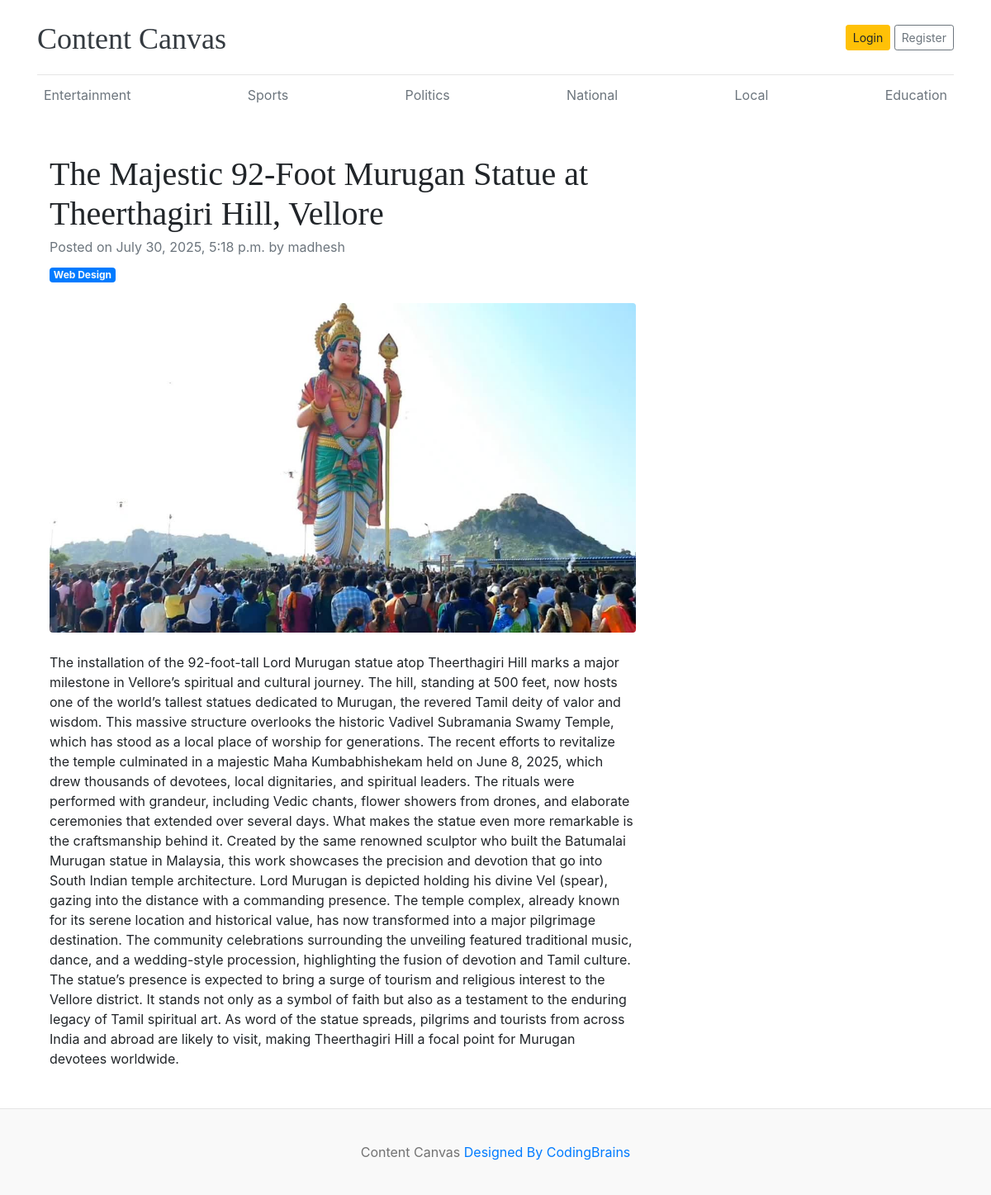
The page /the-majestic-92-foot-murugan-statue-at-theerthagiri-hill-vellore/ on the database its author committed.
### blog/models.py (models this page shows, shortened)
class Category(models.Model):
    cname=models.CharField(max_length=50)
    created_at=models.DateTimeField(auto_now_add=True)
    updated_at=models.DateTimeField(auto_now=True)

class Blog(models.Model):
    title=models.CharField(max_length=3000)
    slug=models.SlugField(max_length=3000)
    image=models.ImageField(upload_to='media/images/%y/%m/%d')
    short_description=models.CharField(max_length=2000)
    blog_body=models.CharField(max_length=30000)
    category=models.ForeignKey(Category,on_delete=models.CASCADE)
    author=models.ForeignKey(User,on_delete=models.CASCADE)
    trending=models.BooleanField(default=False)
    status=models.CharField(choices=Status_choices,default='Draft')
    created_at=models.DateTimeField(auto_now_add=True)
    updated_at=models.DateTimeField(auto_now=True)

### contentcanvas/views.py (the view)
# urls.py: path('<slug:slug>/',views.single_blog,name='single_blog')
def single_blog(request,slug):
    categories=Category.objects.all()
    blog=get_object_or_404(Blog,slug=slug,status='Published')
    context={
        'categories':categories,
        'blog':blog
    }
    return render(request,'single_blog.html',context)

### templates/single_blog.html (shortened to what this page needs)
{% load static %}
<!DOCTYPE html>
<html lang="en">
<head>
    <link href="https://getbootstrap.com/docs/4.0/dist/css/bootstrap.min.css" rel="stylesheet">
    <link href="{% static " css/home.css" %}" rel="stylesheet">
</head>
<body>
    <div class="container">
        <header class="blog-header py-3">
            <div class="row flex-nowrap justify-content-between align-items-center">
                <div class="col-8 pt-1">
                    <a class="blog-header-logo text-dark" href="/">Content Canvas</a>
                </div>
                <div class="col-4 d-flex justify-content-end align-items-center">
                    <a class="btn btn-sm btn-warning" href="#">Login</a> &nbsp;
                    <a class="btn btn-sm btn-outline-secondary" href="#">Register</a>
                </div>
            </div>
        </header>
        <div class="nav-scroller py-1 mb-2">
            <nav class="nav d-flex justify-content-between">
                {% for category in categories %}
                <a class="p-2 text-muted" href="{% url " categories" category.category_name
                    %}">{{category.cname}}</a>
                {% endfor %}
            </nav>
        </div>
        <div class="container mt-5">
            <div class="row">
                <div class="col-lg-8">
                    <article>
                        <header class="mb-4">
                            <h1 class="fw-bolder mb-1">{{blog.title}}</h1>
                            <div class="text-muted fst-italic mb-2">Posted on {{blog.created_at}} by {{blog.author}}</div>
                            <a class="badge bg-primary text-decoration-none text-light" href="#!">Web Design</a>
                        </header>
                        <figure class="mb-4"><img class="img-fluid rounded"
                                src="{{blog.image.url}}" alt="..." /></figure>
                        <section class="mb-5">
                            <p class="fs-5 mb-4">{{blog.blog_body}}</p>
                        </section>
                    </article>
                </div>
            </div>
        </div>
    </div>
    <footer class="blog-footer">
        <p>Content Canvas <a href="#">Designed By CodingBrains</a></p>
    </footer>
</body>
</html>

### static/css/home.css (style rules this page uses)
.blog-header { border-bottom: 1px solid #e5e5e5; }
.blog-header-logo { font-family: "Playfair Display", Georgia, "Times New Roman", serif; font-size: 2.25rem; }
h1, h2, h3, h4, h5, h6 { font-family: "Playfair Display", Georgia, "Times New Roman", serif; }
.blog-footer { padding: 2.5rem 0; color: #727272; text-align: center; background-color: #f9f9f9; border-top: .05rem solid #e5e5e5; }
.blog-footer p:last-child { margin-bottom: 0; }

### rows shown on the page
Category: cname "Entertainment"
Category: cname "Sports"
Category: cname "Politics"
Category: cname "National"
Category: cname "Local"
Category: cname "Education"
Blog: title "The Majestic 92-Foot Murugan Statue at Theerthagiri Hill, Vellore", created_at "July 30, 2025, 5:18 p.m.", author "madhesh", image (picture), blog_body "The installation of the 92-foot-tall Lord Murugan statue atop Theerthagiri Hill marks a major milestone in Vellore’s spiritual and cultural journey. The hill, standing at 500 feet, now hosts one of the world’s tallest statues dedicated to Murugan, the revered Tamil deity of valor and wisdom. This massive structure overlooks the historic Vadivel Subramania Swamy Temple, which has stood as a local place of worship for generations. The recent efforts to revitalize the temple culminated in a majestic Maha Kumbabhishekam held on June 8, 2025, which drew thousands of devotees, local dignitaries, and spiritual leaders. The rituals were performed with grandeur, including Vedic chants, flower…"
